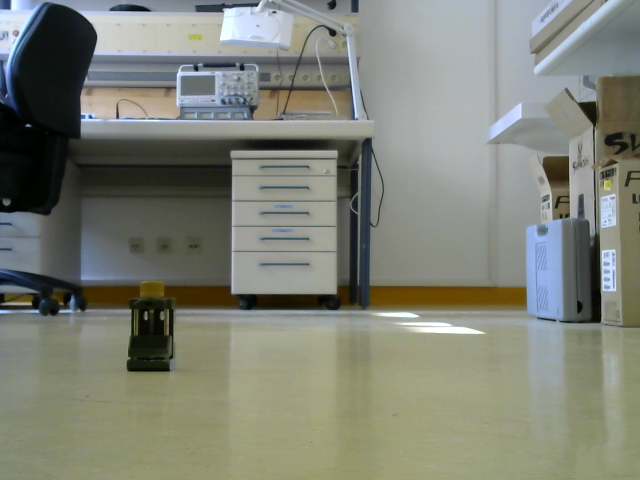
%> input picture F95-Medical-Image-Analysis/Aufgabe1/Pos1.bmp, 640 x 480 px
$ octave aufgabe1_3_3_registrierung2bilder.m   (GNU Octave 9; MATLAB toolbox functions it lacks are replaced by stand-ins)
%> lines starting %> are read from the running program, lines starting %| are printed output that depends on the picture
fix_bild = rgb2gray(imread('Pos1.bmp'));
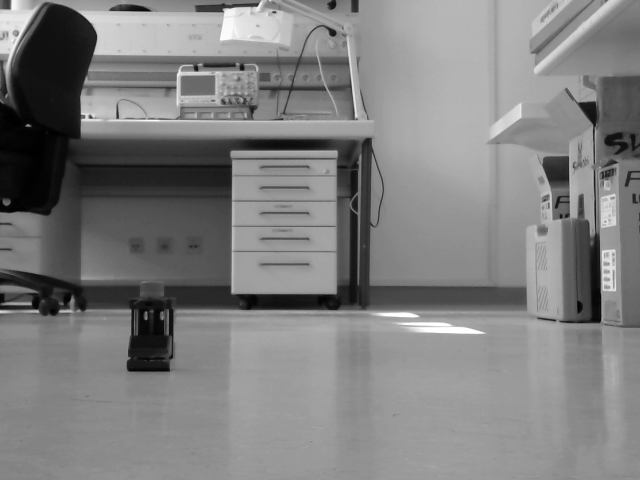
%> fix_bild: size 480x640 uint8; min 1, max 255, mean 127
bew_bild = rgb2gray(imread('Pos5.bmp'));
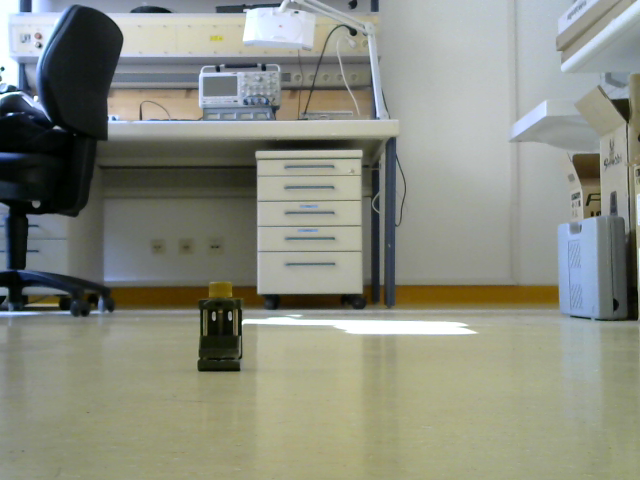
%> input picture F95-Medical-Image-Analysis/Aufgabe1/Pos5.bmp, 640 x 480 px
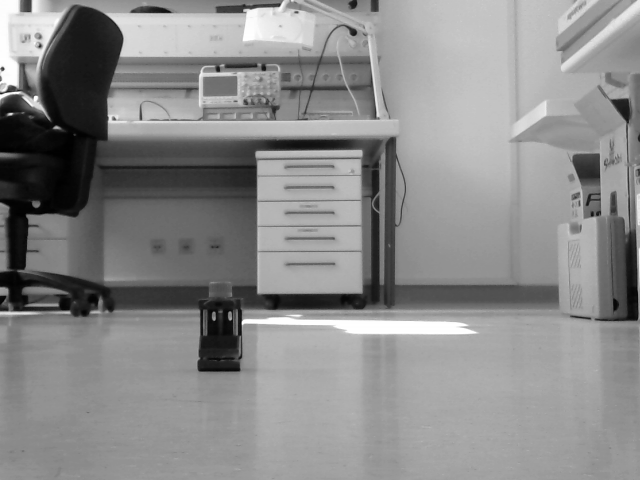
%> bew_bild: size 480x640 uint8; min 0, max 255, mean 137.8

%> (the run ends here)
